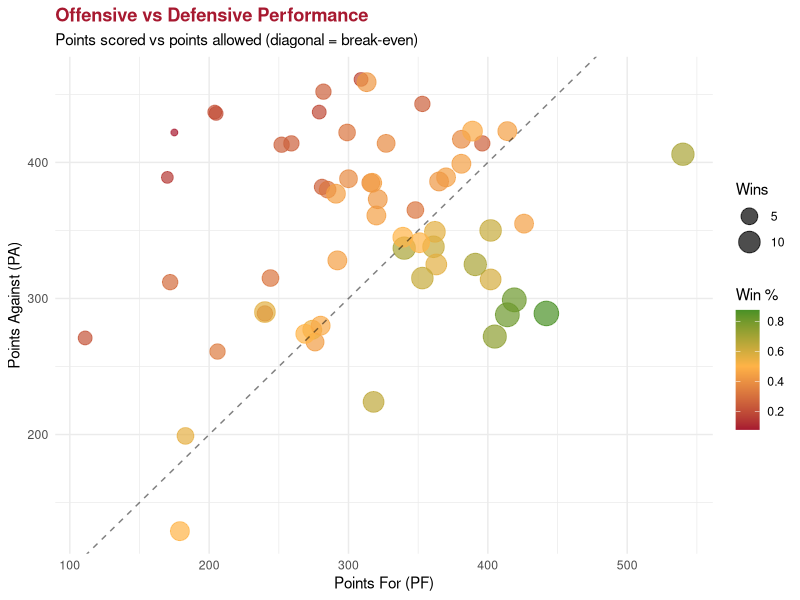

Here is the R script that generated this plot:
# Load libraries and data

library(tidyverse)

falcons_roster <- read_csv("data/falcons-roster.csv")
falcons_scores <- read_csv("data/falcons-scores.csv")
falcons_seasons <- read_csv("data/falcons-seasons.csv")

# Create visualization

p <-
  falcons_seasons |>
  filter(season_type == "regular", !is.na(PF), !is.na(PA)) |>
  ggplot(aes(x = PF, y = PA)) +
  geom_point(aes(color = PCT, size = W), alpha = 0.7) +
  geom_abline(slope = 1, intercept = 0, linetype = "dashed", alpha = 0.5) +
  scale_color_gradient2(
    low = "#A71930",
    mid = "#FFB347",
    high = "#228B22",
    midpoint = 0.5,
    name = "Win %"
  ) +
  scale_size_continuous(name = "Wins", range = c(2, 8)) +
  labs(
    title = "Offensive vs Defensive Performance",
    subtitle = "Points scored vs points allowed (diagonal = break-even)",
    x = "Points For (PF)",
    y = "Points Against (PA)"
  ) +
  theme_minimal() +
  theme(plot.title = element_text(color = "#A71930", face = "bold"))

plot(p)
